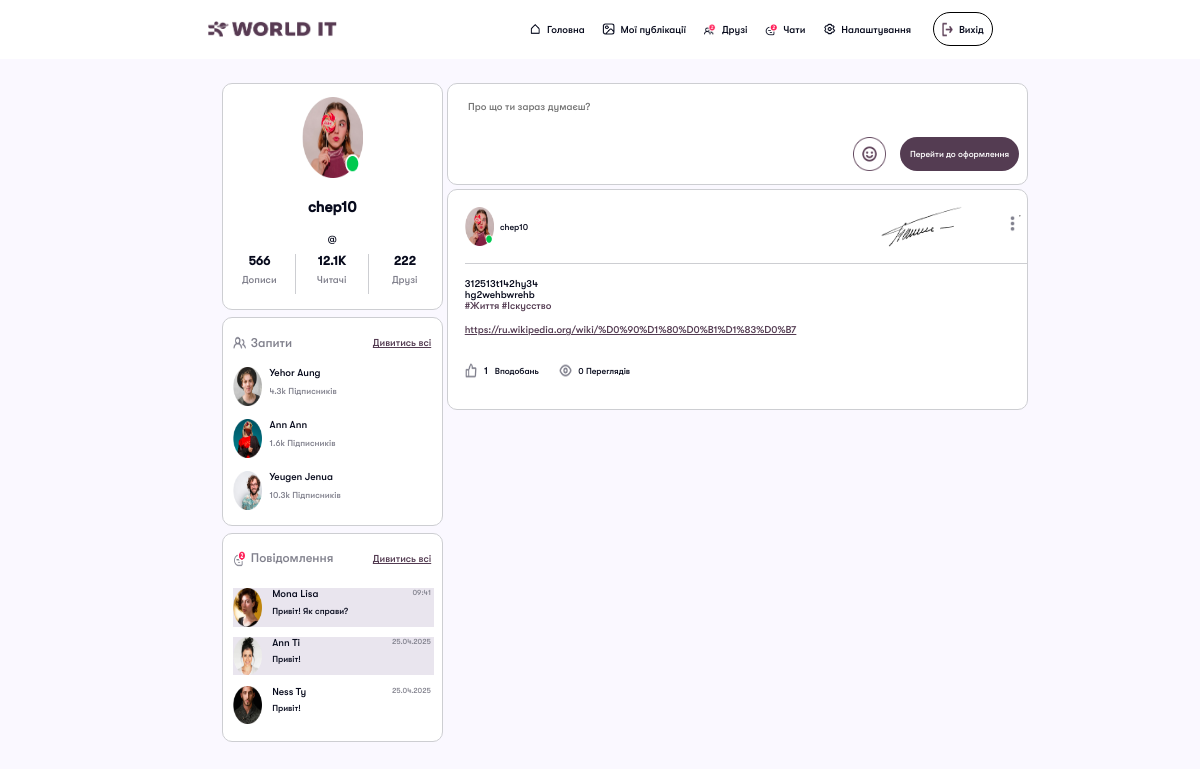
The page /publications/my_publications/ (signed in) on the database its author committed.
### publications/models.py (models this page shows)
class User_Post(models.Model):
    user = models.ForeignKey(User, on_delete=models.CASCADE)
    title = models.CharField(max_length=200, unique=True)
    subject = models.CharField(max_length=200)
    tags = models.ManyToManyField(Tag)
    text = models.TextField()
    article_link = models.URLField(blank=True, null=True)
    views = models.ManyToManyField(User, related_name='viewed_posts', blank=True)
    likes = models.ManyToManyField(User, related_name='liked_posts', blank=True)
    def count_views(self):
        return self.views.count()
    def count_likes(self):
        return self.likes.count()

### create_tag/models.py (models this page shows)
class Tag(models.Model):
    name = models.CharField(max_length= 20)
    def __str__(self):
        return self.name

### publications/views.py (the view, shortened to what this page needs)
# urls.py: path('my_publications/', MyPublicationsView.as_view(), name='my_publications'),
class MyPublicationsView(CreateView):
    template_name = "publications/my_publications.html"
    form_class = CreatePostForm
    success_url = reverse_lazy('my_publications')
    def get_context_data(self, **kwargs):
        context = super().get_context_data(**kwargs)
        context['all_posts'] = User_Post.objects.all()
        return context

### publications/forms.py
class CreatePostForm(forms.ModelForm):
    class Meta():
        model = User_Post
        fields = ['title', 'subject', 'tags', 'text', 'article_link']
    def __init__(self, *args, **kwargs):
        super(CreatePostForm, self).__init__(*args, **kwargs)
        self.fields['title'].label = "Назва публікації"
        self.fields["subject"].label = "Тема публікації"
        self.fields["text"].label =""
        self.fields["article_link"].label = "Посилання"
        self.fields["title"].widget = forms.TextInput(attrs={"placeholder": "Напишить назву публікації"})
        self.fields["subject"].widget = forms.TextInput(attrs={"placeholder": "Напишить тему публікації"})
        self.fields["text"].widget = forms.Textarea(attrs={"placeholder": "Напишить текст до публікації"})
        self.fields["article_link"].widget = forms.TextInput(attrs={"placeholder": "Додайте посилання публікації"})
    images = MultipleFileField(required=False)

### publications/templates/publications/my_publications.html (shortened to what this page needs)
{% extends "base.html" %}
{% load static %}
{% block link %}
<link rel="stylesheet" href="{% static 'styles/my_publications.css' %}">
{% endblock %}
{% block content %}
<header>
    <img src="{% static 'images/logo.png' %}" class="logo">
    <div class="tabsExit">
        <div class="tabs">
            <a href="{% url 'main' %}" class="main tab"><img src="{% static 'images/main.png' %}">Головна</a>
            <a href="{% url 'my_publications' %}" class="publications tab"><img
                    src="{% static 'images/publications.png' %}">Мої публікації</a>
            <a href="{% url 'friends' %}" class="friends tab"><img src="{% static 'images/friends.png' %}">Друзі</a>
            <a href="{% url 'main' %}" class="chats tab"><img src="{% static 'images/chat.png' %}">Чати</a>
            <a href="{% url 'settings' request.user.id %}" class="settings tab"><img
                    src="{% static 'images/settings.png' %}">Налаштування</a>
        </div>
        <form action="{% url 'logout' %}" method="post">
            <button class="exit" onclick=""><img src=" {% static 'images/exit.png' %}">Вихід</button>
        </form>
    </div>
</header>
<main>
    <div class="userInfo">
        <div class="miniProfile">
            <div class="avatarNames">
                <img src="{% static 'images/avatar.png' %}" class="avatar">
                <div class="names">
                    <p class="nickname">{{ request.user.username }}</p>
                    <p class="username">@{{ request.user.last_name }}</p>
                </div>
            </div>
            <div class="stats">
                <div class="posts">
                    <p class="count">566</p>
                    <p class="name">Дописи</p>
                </div>
                <div class="readers">
                    <p class="count">12.1K</p>
                    <p class="name">Читачі</p>
                </div>
                <div class="friends">
                    <p class="count">222</p>
                    <p class="name">Друзі</p>
                </div>
            </div>
        </div>
        <div class="requests">
            <div class="blockName">
                <p class="name"><img src="{% static 'images/friends_gray.png' %}">Запити</p>
                <a href="" class="showAll">Дивитись всі</a>
            </div>
            <div class="users">
                <div class="user">
                    <img src="{% static 'images/avatar2.png' %}">
                    <div class="nameSubscribers">
                        <p class="name">Yehor Aung</p>
                        <p class="subscribers">4.3k Підписників</p>
                    </div>
                </div>
                <div class="user">
                    <img src="{% static 'images/avatar3.png' %}">
                    <div class="nameSubscribers">
                        <p class="name">Ann Ann</p>
                        <p class="subscribers">1.6k Підписників</p>
                    </div>
                </div>
                <div class="user">
                    <img src="{% static 'images/avatar4.png' %}">
                    <div class="nameSubscribers">
                        <p class="name">Yeugen Jenua</p>
                        <p class="subscribers">10.3k Підписників</p>
                    </div>
                </div>
            </div>
        </div>
        <div class="messages">
            <div class="blockName">
                <p class="name"><img src="{% static 'images/messages.png' %}">Повідомлення</p>
                <a href="" class="showAll">Дивитись всі</a>
            </div>
            <div class="users">
                <div class="user mona">
                    <img src="{% static 'images/avatar5.png' %}">
                    <div class="nameSubscribers">
                        <div class="nameTime">
                            <p class="name">Mona Lisa</p>
                            <p class="time">09:41</p>
                        </div>
                        <p class="message">Привіт! Як справи?</p>
                    </div>
                </div>
                <div class="user ann">
                    <img src="{% static 'images/avatar6.png' %}">
                    <div class="nameSubscribers ann">
                        <div class="nameTime">
                            <p class="name">Ann Ti</p>
                            <p class="time">25.04.2025</p>
                        </div>
                        <p class="message">Привіт!</p>
                    </div>
                </div>
                <div class="user">
                    <img src="{% static 'images/avatar7.png' %}">
                    <div class="nameSubscribers">
                        <div class="nameTime">
                            <p class="name">Ness Ty</p>
                            <p class="time">25.04.2025</p>
                        </div>
                        <p class="message">Привіт!</p>
                    </div>
                </div>
            </div>
        </div>
    </div>
    <div class="PostPostInput">
        <div class="postArea">
            <input type="text" class="areaInput" placeholder="Про що ти зараз думаєш?">
            <div class="sendDiv">
                <button class="addEmojiBtn">
                    <img src="{% static 'images/add_emoji.png' %}" class="addEmoji imageBtn">
                </button>
                <button class="sendBtn submit">Перейти до оформлення</button>
            </div>
        </div>
        {% for post in all_posts %}
        {% if post.user == user %}
        <div class="post" id="post{{post.id}}" value="{{post.id}}">
            <div class="postHeader">
                <img src="{% static 'images/avatar.png' %}" class="avatar">
                <p class="text">{{ post.user.username }}</p>
                <div class="paintingDiv">
                    <img src="{% static 'images/painting.png' %}" class="painting">
                </div>
                <div class="dotsDiv">
                    <form method="post">
                        <button type="button"><img src="{% static 'images/dots_menu.png' %}" class="dots"
                                id="{{post.pk}}"></button>
                    </form>
                </div>
            </div>
            <div class="postMain">
                <p class="text">
                    {{ post.title }}<br>
                    {{ post.text }}
                </p>
                <p class="hashtags">
                    {% for tag in post.tags.all %}
                    {{ tag.name }}
                    {% endfor %}
                </p>
                <a href="{{ post.article_link }}" class="publicationLink">{{ post.article_link }}</a>
            </div>
            <div class="postFooter">
                <div class="likesViews">
                    <p class="likes like-button {% if request.user in post.likes.all %}liked{% endif %}"
                        id="{{ post.id   }}" value="{% url 'likes' post.pk %}"><img
                            src="{% static 'images/likes.png' %}" class="likesImg"
                            id="like{{post.id}}"><b>{{post.count_likes}}</b>
                        Вподобань</p>
                    <p class="likes"><img src="{% static 'images/views.png' %}" class="likesImg">{{ post.count_views }}
                        Переглядів</p>
                </div>
            </div>
        </div>
        {% endif %}
        {% endfor %}
        {% endblock %}

### rows shown on the page
User_Post: user.username "chep10", title "312513t142hy34", text "hg2wehbwrehb", article_link "https://ru.wikipedia.org/wiki/%D0%90%D1%80%D0%B1%D1%83%D0%B7", count_likes "1", count_views "0"
Tag: name "#Життя"
Tag: name "#Іскусство"

### other values the page prints
{{ request.user.username }} "chep10"
